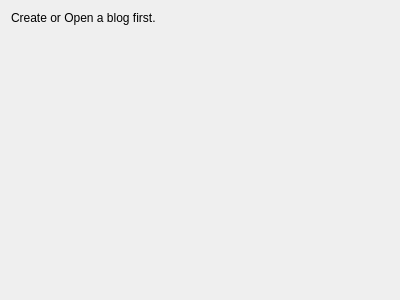
<?xml version="1.0" encoding="UTF-8"?>
<ui version="4.0">
 <class>Form</class>
 <widget class="QWidget" name="Form">
  <property name="geometry">
   <rect>
    <x>0</x>
    <y>0</y>
    <width>400</width>
    <height>300</height>
   </rect>
  </property>
  <property name="windowTitle">
   <string>Form</string>
  </property>
  <layout class="QVBoxLayout" name="verticalLayout">
   <item>
    <widget class="QLabel" name="label">
     <property name="text">
      <string>Create or Open a blog first.</string>
     </property>
     <property name="alignment">
      <set>Qt::AlignLeading|Qt::AlignLeft|Qt::AlignTop</set>
     </property>
    </widget>
   </item>
  </layout>
 </widget>
 <resources/>
 <connections/>
</ui>
